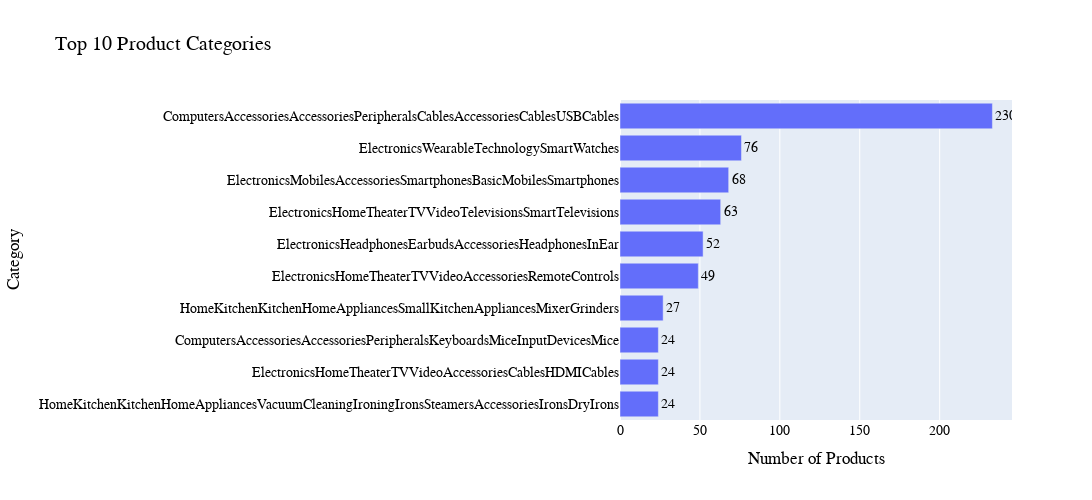

Here is the notebook cell this chart was saved with:
### Markdown cell above
***Most online ratings show Voluntary Response Bias in statistics***

### Code cell
category_counts = df_amazon['category'].value_counts().head(10)
category_counts = category_counts.iloc[::-1]



fig1 = px.bar(category_counts,
              x=category_counts.values, y=category_counts.index, 
              text_auto=".2s",
              title="Top 10 Product Categories")


fig1.update_xaxes(title_text  = 'Number of Products')
fig1.update_yaxes(title_text = 'Category')
fig1.update_layout(width = 1200,height = 500,font = dict(family = 'Arial', size = 14, color = 'black'))
fig1.update_traces(textposition = 'outside')

### Figure 1 — Plotly figure (JSON) as saved in the notebook; plotly's stock layout.template omitted (floating-point values rounded to 4 significant figures)
{"data": [{"alignmentgroup": "True", "hovertemplate": "x=%{x}<br>category=%{y}<extra></extra>", "legendgroup": "", "marker": {"color": "#636efa", "pattern": {"shape": ""}}, "name": "", "offsetgroup": "", "orientation": "h", "showlegend": false, "textposition": "outside", "texttemplate": "%{x:.2s}", "type": "bar", "x": [24, 24, 24, 27, 49, 52, 63, 68, 76, 233], "xaxis": "x", "y": ["HomeKitchenKitchenHomeAppliancesVacuumCleaningIroningIronsSteamersAccessoriesIronsDryIrons", "ElectronicsHomeTheaterTVVideoAccessoriesCablesHDMICables", "ComputersAccessoriesAccessoriesPeripheralsKeyboardsMiceInputDevicesMice", "HomeKitchenKitchenHomeAppliancesSmallKitchenAppliancesMixerGrinders", "ElectronicsHomeTheaterTVVideoAccessoriesRemoteControls", "ElectronicsHeadphonesEarbudsAccessoriesHeadphonesInEar", "ElectronicsHomeTheaterTVVideoTelevisionsSmartTelevisions", "ElectronicsMobilesAccessoriesSmartphonesBasicMobilesSmartphones", "ElectronicsWearableTechnologySmartWatches", "ComputersAccessoriesAccessoriesPeripheralsCablesAccessoriesCablesUSBCables"], "yaxis": "y"}], "layout": {"barmode": "relative", "font": {"color": "black", "family": "Arial", "size": 14}, "height": 500, "legend": {"tracegroupgap": 0}, "title": {"text": "Top 10 Product Categories"}, "width": 1200, "xaxis": {"anchor": "y", "domain": [0, 1], "title": {"text": "Number of Products"}}, "yaxis": {"anchor": "x", "domain": [0, 1], "title": {"text": "Category"}}}}
